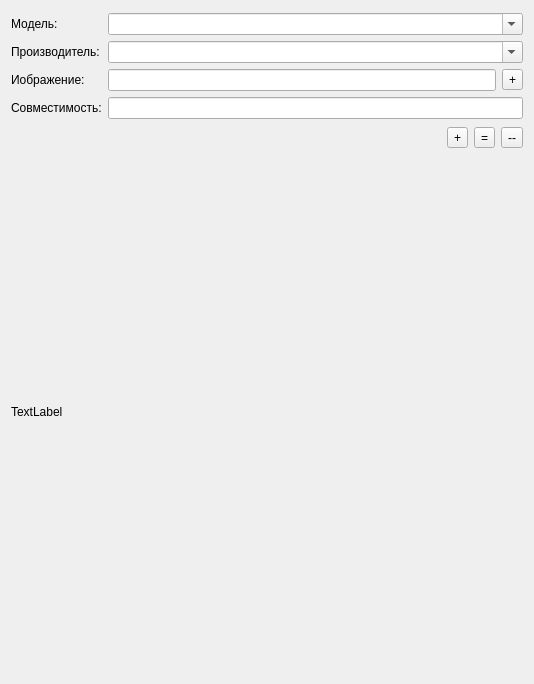
<?xml version="1.0" encoding="UTF-8"?>
<ui version="4.0">
 <class>modelDialog</class>
 <widget class="QDialog" name="modelDialog">
  <property name="geometry">
   <rect>
    <x>0</x>
    <y>0</y>
    <width>530</width>
    <height>684</height>
   </rect>
  </property>
  <property name="windowTitle">
   <string>Картриджи - модель</string>
  </property>
  <layout class="QVBoxLayout" name="verticalLayout_3">
   <item>
    <layout class="QHBoxLayout" name="horizontalLayout_3">
     <item>
      <layout class="QVBoxLayout" name="verticalLayout">
       <item>
        <widget class="QLabel" name="label">
         <property name="text">
          <string>Модель:</string>
         </property>
        </widget>
       </item>
       <item>
        <widget class="QLabel" name="label_2">
         <property name="text">
          <string>Производитель:</string>
         </property>
        </widget>
       </item>
       <item>
        <widget class="QLabel" name="label_3">
         <property name="text">
          <string>Иображение:</string>
         </property>
        </widget>
       </item>
       <item>
        <widget class="QLabel" name="label_4">
         <property name="text">
          <string>Совместимость:</string>
         </property>
        </widget>
       </item>
      </layout>
     </item>
     <item>
      <layout class="QVBoxLayout" name="verticalLayout_2">
       <item>
        <widget class="QComboBox" name="cbModel">
         <property name="editable">
          <bool>true</bool>
         </property>
        </widget>
       </item>
       <item>
        <widget class="QComboBox" name="cbVendor">
         <property name="editable">
          <bool>true</bool>
         </property>
        </widget>
       </item>
       <item>
        <layout class="QHBoxLayout" name="horizontalLayout" stretch="10,1">
         <item>
          <widget class="QLineEdit" name="leImage"/>
         </item>
         <item>
          <widget class="QToolButton" name="tbImageLoad">
           <property name="text">
            <string>+</string>
           </property>
           <property name="icon">
            <iconset resource="res.qrc">
             <normaloff>:/pic/action_new.png</normaloff>:/pic/action_new.png</iconset>
           </property>
          </widget>
         </item>
        </layout>
       </item>
       <item>
        <widget class="QLineEdit" name="leCompatibility"/>
       </item>
      </layout>
     </item>
    </layout>
   </item>
   <item>
    <layout class="QHBoxLayout" name="horizontalLayout_2" stretch="10,1,1,1">
     <item>
      <spacer name="horizontalSpacer">
       <property name="orientation">
        <enum>Qt::Horizontal</enum>
       </property>
       <property name="sizeHint" stdset="0">
        <size>
         <width>40</width>
         <height>20</height>
        </size>
       </property>
      </spacer>
     </item>
     <item>
      <widget class="QToolButton" name="tbNew">
       <property name="text">
        <string>+</string>
       </property>
       <property name="icon">
        <iconset resource="res.qrc">
         <normaloff>:/pic/action_new.png</normaloff>:/pic/action_new.png</iconset>
       </property>
      </widget>
     </item>
     <item>
      <widget class="QToolButton" name="tbEdit">
       <property name="text">
        <string>=</string>
       </property>
       <property name="icon">
        <iconset resource="res.qrc">
         <normaloff>:/pic/action_edit.png</normaloff>:/pic/action_edit.png</iconset>
       </property>
      </widget>
     </item>
     <item>
      <widget class="QToolButton" name="tbDelete">
       <property name="text">
        <string>--</string>
       </property>
       <property name="icon">
        <iconset resource="res.qrc">
         <normaloff>:/pic/action_delete.png</normaloff>:/pic/action_delete.png</iconset>
       </property>
      </widget>
     </item>
    </layout>
   </item>
   <item>
    <widget class="QLabel" name="lbImage">
     <property name="minimumSize">
      <size>
       <width>512</width>
       <height>512</height>
      </size>
     </property>
     <property name="maximumSize">
      <size>
       <width>512</width>
       <height>512</height>
      </size>
     </property>
     <property name="text">
      <string>TextLabel</string>
     </property>
    </widget>
   </item>
  </layout>
 </widget>
 <resources>
  <include location="res.qrc"/>
 </resources>
 <connections/>
</ui>
